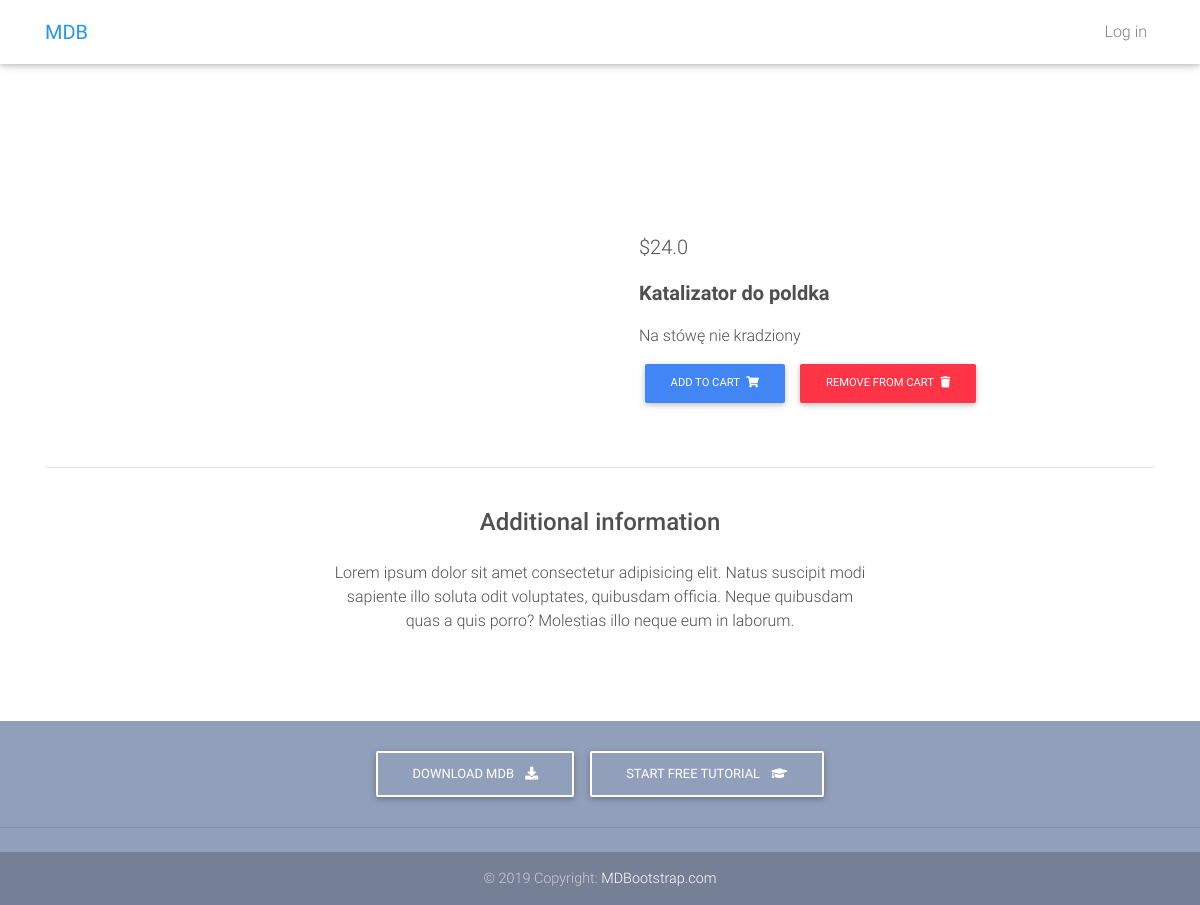
Screenshot of /product/2/ with the database file from the repository.
### pages/models.py (models this page shows, shortened)
class Product(models.Model):
    name = models.CharField(max_length=50)
    price = models.FloatField()
    discountPrice = models.FloatField(blank=True)
    description = models.TextField()
    image = models.ImageField(blank=True)
    def get_add_to_cart_url(self):
        return reverse("pages:add-to-cart", kwargs={
            "pk": self.pk
        })
    def get_remove_from_cart_url(self):
        return reverse("pages:remove-from-cart", kwargs={
            "pk": self.pk
        })

### pages/views.py (the view)
# urls.py: path('product/<pk>/', ProductView.as_view(), name='product'),
class ProductView(DetailView):
    model = Product
    template_name = "pages/product.html"

### pages/templates/pages/product.html (shortened to what this page needs)
{% extends 'pages/base.html' %}
{% block content %}
  <main class="mt-5 pt-4">
    <div class="container dark-grey-text mt-5">
      <div class="row wow fadeIn">
        <div class="col-md-6 mb-4">
        </div>
        <div class="col-md-6 mb-4">
          <div class="p-4">
            <p class="lead">
            {% if object.discountPrice %}
              <span class="mr-1">
              <del>${{ object.price }}</del>
              </span>
              <span>${{ object.discountPrice }}</span>
            {% else %}
             <span>${{ object.price }}</span>
            {% endif %}
            </p>
            <p class="lead font-weight-bold">{{ object.name }}</p>
            <p>{{ object.description }}</p>
            <a href="{{ object.get_add_to_cart_url }}" class="btn btn-primary btn-md my-0 p" >Add to cart
                <i class="fas fa-shopping-cart ml-1"></i>
            </a>
            <a href="{{ object.get_remove_from_cart_url }}" class="btn btn-danger btn-md my-0 p" >Remove From cart
                <i class="fas fa-trash ml-1"></i>
            </a>
          </div>
        </div>
      </div>
      <hr>
      <div class="row d-flex justify-content-center wow fadeIn">
        <div class="col-md-6 text-center">
          <h4 class="my-4 h4">Additional information</h4>
          <p>Lorem ipsum dolor sit amet consectetur adipisicing elit. Natus suscipit modi sapiente illo soluta odit
            voluptates,
            quibusdam officia. Neque quibusdam quas a quis porro? Molestias illo neque eum in laborum.</p>
        </div>
      </div>
      <div class="row wow fadeIn">
        <div class="col-lg-4 col-md-12 mb-4">
        </div>
        <div class="col-lg-4 col-md-6 mb-4">
        </div>
        <div class="col-lg-4 col-md-6 mb-4">
        </div>
      </div>
    </div>
  </main>
{% endblock content %}

### pages/templates/pages/base.html (style rules this page uses)
html, body, header, .carousel { height: 60vh; }

### rows the page displays
Product: price "24.0", name "Katalizator do poldka", description "Na stówę nie kradziony"
